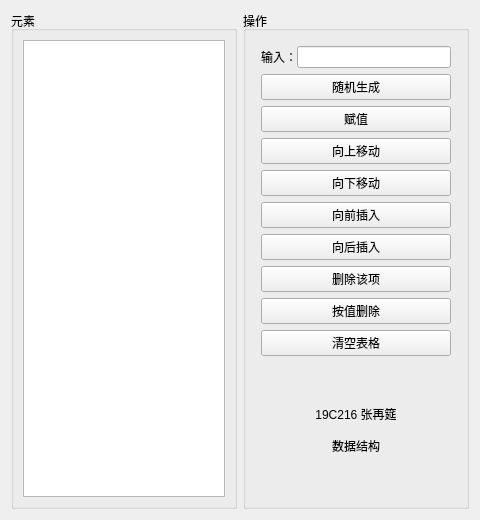
<?xml version="1.0" encoding="UTF-8"?>
<ui version="4.0">
 <class>VecTest</class>
 <widget class="QWidget" name="VecTest">
  <property name="geometry">
   <rect>
    <x>0</x>
    <y>0</y>
    <width>480</width>
    <height>520</height>
   </rect>
  </property>
  <property name="maximumSize">
   <size>
    <width>480</width>
    <height>16777215</height>
   </size>
  </property>
  <property name="windowTitle">
   <string>VisualSeqList</string>
  </property>
  <layout class="QHBoxLayout" name="horizontalLayout_2">
   <item>
    <widget class="QGroupBox" name="groupBox_2">
     <property name="sizePolicy">
      <sizepolicy hsizetype="Preferred" vsizetype="Preferred">
       <horstretch>1</horstretch>
       <verstretch>1</verstretch>
      </sizepolicy>
     </property>
     <property name="minimumSize">
      <size>
       <width>160</width>
       <height>0</height>
      </size>
     </property>
     <property name="title">
      <string>元素</string>
     </property>
     <layout class="QVBoxLayout" name="verticalLayout_2">
      <item>
       <widget class="QTableView" name="tableView">
        <property name="sizeAdjustPolicy">
         <enum>QAbstractScrollArea::AdjustToContents</enum>
        </property>
        <property name="editTriggers">
         <set>QAbstractItemView::NoEditTriggers</set>
        </property>
        <property name="selectionMode">
         <enum>QAbstractItemView::SingleSelection</enum>
        </property>
        <property name="textElideMode">
         <enum>Qt::ElideLeft</enum>
        </property>
        <attribute name="horizontalHeaderStretchLastSection">
         <bool>true</bool>
        </attribute>
        <attribute name="verticalHeaderVisible">
         <bool>true</bool>
        </attribute>
       </widget>
      </item>
     </layout>
    </widget>
   </item>
   <item>
    <widget class="QGroupBox" name="groupBox">
     <property name="sizePolicy">
      <sizepolicy hsizetype="Preferred" vsizetype="Preferred">
       <horstretch>1</horstretch>
       <verstretch>1</verstretch>
      </sizepolicy>
     </property>
     <property name="minimumSize">
      <size>
       <width>160</width>
       <height>0</height>
      </size>
     </property>
     <property name="maximumSize">
      <size>
       <width>16777215</width>
       <height>16777215</height>
      </size>
     </property>
     <property name="title">
      <string>操作</string>
     </property>
     <layout class="QHBoxLayout" name="horizontalLayout_3">
      <item>
       <layout class="QVBoxLayout" name="verticalLayout">
        <property name="spacing">
         <number>6</number>
        </property>
        <property name="leftMargin">
         <number>6</number>
        </property>
        <property name="topMargin">
         <number>6</number>
        </property>
        <property name="rightMargin">
         <number>6</number>
        </property>
        <item>
         <layout class="QHBoxLayout" name="horizontalLayout">
          <property name="spacing">
           <number>0</number>
          </property>
          <property name="sizeConstraint">
           <enum>QLayout::SetMinimumSize</enum>
          </property>
          <property name="leftMargin">
           <number>0</number>
          </property>
          <property name="topMargin">
           <number>0</number>
          </property>
          <property name="rightMargin">
           <number>0</number>
          </property>
          <property name="bottomMargin">
           <number>0</number>
          </property>
          <item>
           <widget class="QLabel" name="label">
            <property name="text">
             <string>输入：</string>
            </property>
           </widget>
          </item>
          <item>
           <widget class="QLineEdit" name="lineEdit"/>
          </item>
         </layout>
        </item>
        <item>
         <widget class="QPushButton" name="randomButton">
          <property name="text">
           <string>随机生成</string>
          </property>
         </widget>
        </item>
        <item>
         <widget class="QPushButton" name="setButton">
          <property name="text">
           <string>赋值</string>
          </property>
         </widget>
        </item>
        <item>
         <widget class="QPushButton" name="upButton">
          <property name="text">
           <string>向上移动</string>
          </property>
         </widget>
        </item>
        <item>
         <widget class="QPushButton" name="downButton">
          <property name="text">
           <string>向下移动</string>
          </property>
         </widget>
        </item>
        <item>
         <widget class="QPushButton" name="insBeforeButton">
          <property name="text">
           <string>向前插入</string>
          </property>
         </widget>
        </item>
        <item>
         <widget class="QPushButton" name="insAfterButton">
          <property name="text">
           <string>向后插入</string>
          </property>
         </widget>
        </item>
        <item>
         <widget class="QPushButton" name="delButton">
          <property name="text">
           <string>删除该项</string>
          </property>
         </widget>
        </item>
        <item>
         <widget class="QPushButton" name="delByValue">
          <property name="text">
           <string>按值删除</string>
          </property>
         </widget>
        </item>
        <item>
         <widget class="QPushButton" name="resetButton">
          <property name="text">
           <string>清空表格</string>
          </property>
         </widget>
        </item>
        <item>
         <widget class="QLabel" name="labelRight">
          <property name="text">
           <string>19C216 张再筵

数据结构</string>
          </property>
          <property name="alignment">
           <set>Qt::AlignCenter</set>
          </property>
         </widget>
        </item>
       </layout>
      </item>
     </layout>
    </widget>
   </item>
  </layout>
 </widget>
 <resources/>
 <connections/>
</ui>
